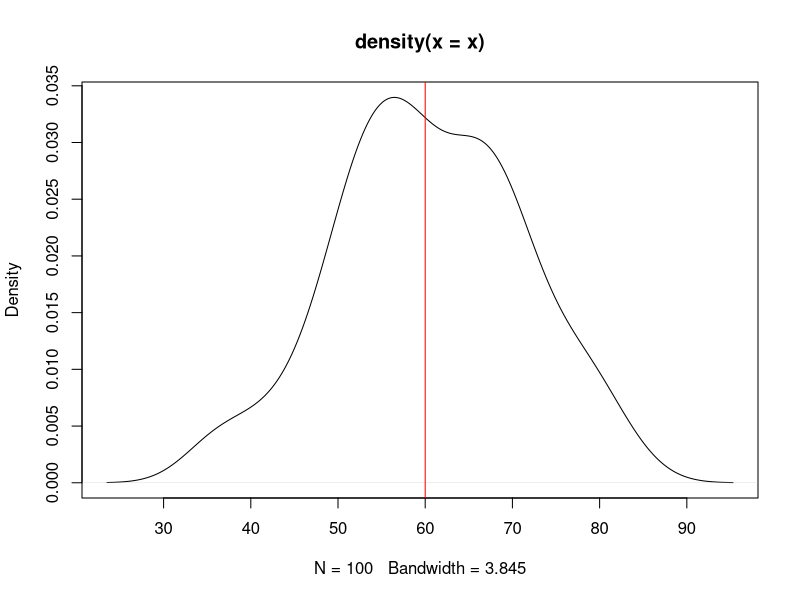
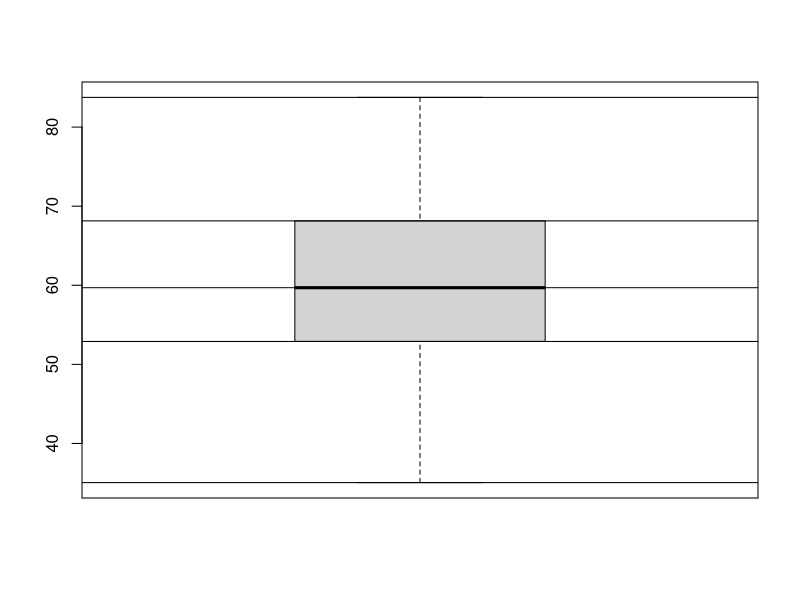
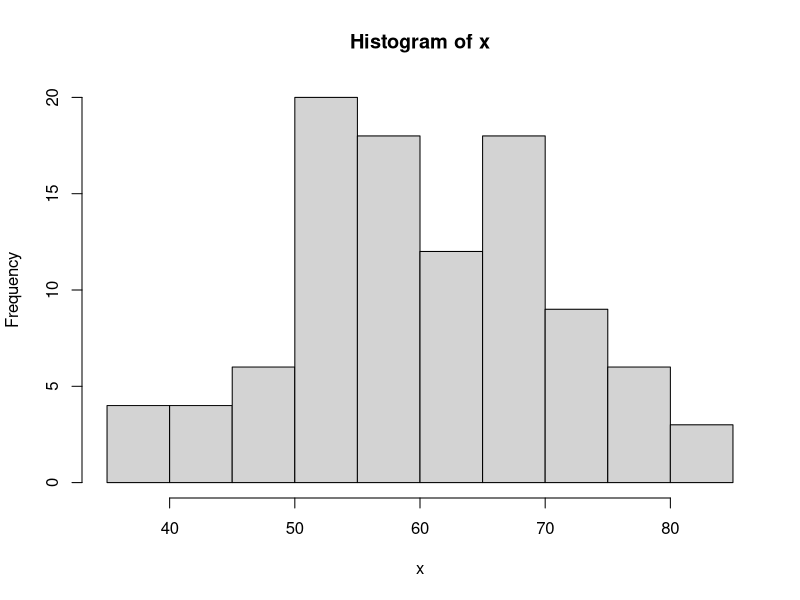

The R source for these figures, in order: (Note: this script raises an error after producing the figures.)
#data structure
#vectors
x=1:10
x
x1 <- 1:20
x1
(x1=1:30)
(x2=c(1,2,13,4,5))
(x2a = c(2L,4L,5L)) # get integer value
class(x2a)
class(x2) #here the class was numeric
(x3=letters[1:10])
class(x3)
LETTERS[1:26]
(x3b=c('a',"mahamood","4"))
class(x3b)
(x4=c(T,FALSE,TRUE,T,F))
class(x4)
letters[seq(1,26,2)]

#access elements
(x6 = seq(0,100,3))
ls()
x6
length(x6)
x6[20]
x6[seq(1, length(x6),2)]
x6
x6[c(2,4)] #printing numerics in 2nd and 4th position
x6[-1] #print all except first
x6
x6[-c(1:10,15:20)] #except 1-10 &15-20 print all
(x7=c(x6,x2))

#sort
set.seed(123) #same pattern for everytime
(x6=sample(1:20)) #random value from 1-20
sort(x6)
sort(x6[-c(1,2)])
sort(x6,decreasing=T)
rev(x6)
x6
(x=1:10)
x<5 # 1-5 TRUE 6-10 FALSE
x[x<4|x>6]
x[x<4|x>6]=100
x
length(x[x==100]) #number of times 100 in x
y=1:5
y
y[2]=10
#Matrix
(m1=matrix(100:111,nrow=4))
(m1=matrix(100:111,ncol=3,byrow=T))
length(x)
class(x)
attributes(m1)
x=101:124
m3=matrix(x,ncol=6)
m3
dim(m3)

#access to matrix
m1[1,]
m1[,1]
m1[1,1:3]
m1[c(1,3)]
m1[-c(1,3)]
paste("c",1:100)  #???
colSums(m1)
rowSums(m1)
colMeans(m1)
m1
t(m1) #transpose
sweep(m1, MARGIN = 1, STATS = c(2,3,4,5), FUN="+") #row wise
sweep(m1, MARGIN = 2, STATS = c(2,3,4), FUN="*") #col wise

#addmargins

m1
addmargins(m1,margin = 1,sum) #col wise function
addmargins(m1,margin = 2,sum) #row wise function
rbind(m1,colSums(m1))  # bind col sum with the row
m1
addmargins(m1,2,mean) #row wise function
round(addmargins(m1,1,sd),2) #col wise function
?round
addmargins(m1,c(1,2),mean) #row & col wise function
addmargins(m1,c(1,2),list(list(mean,sum,max),list(var,sd))) #row & col wise function
?addmargins

#dataframes
(rollno=1:30)
(sname=paste('student',1:30,sep = ''))
(gender=sample(c('M','F'),size=30,replace= T,prob=c(.7,.3)))
(marks=floor(rnorm(30,mean=50,sd=10)))
(marks2=ceiling(rnorm(30,40,5)))
(course=sample(c('BBA','MBA','BTECH'),size = 30,replace = T,prob = c(.5,.4,.1)))
rollno; sname; gender
marks; marks2; course
table(gender)
df1=(data.frame(rollno,sname,gender,marks,marks2,course,stringsAsFactors = T))
df1
str(df1) #structure of DF
head(df1) #top 6 rows
?rnorm
trunc(3.999)
signif(13.447583,4)

?trunc
?abline
(x=rnorm(100,mean=60,sd=10))
plot(density(x))
abline(v=60,col='red')
df1=data.frame(rollno,sname,gender,marks,marks2,course,stringsAsFactors = F)
df1
str(df1)
head(df1,3)
tail(df1)
summary(df1)
quantile(x)
quantile(x,seq(0,1,.1))
fivenum(x)
?fivenum
boxplot(x)
abline(h=fivenum(x))
hist(x)
df1$gender=factor(df1$gender)
df1$course=factor(df1$course)
str(df1)
df1
df1$gender #one column
df1[,c(2,4)] #multiple colums all rows
df1[1:10,]
df1[marks>50 & gender=='F',c(1,2,3,4)]
names(df1)
aggregate(df1$marks,by=list(df1$gender),FUN=max)
aggregate(df1,by=list(sname),df1$marks+df1$marks2) #not completed
